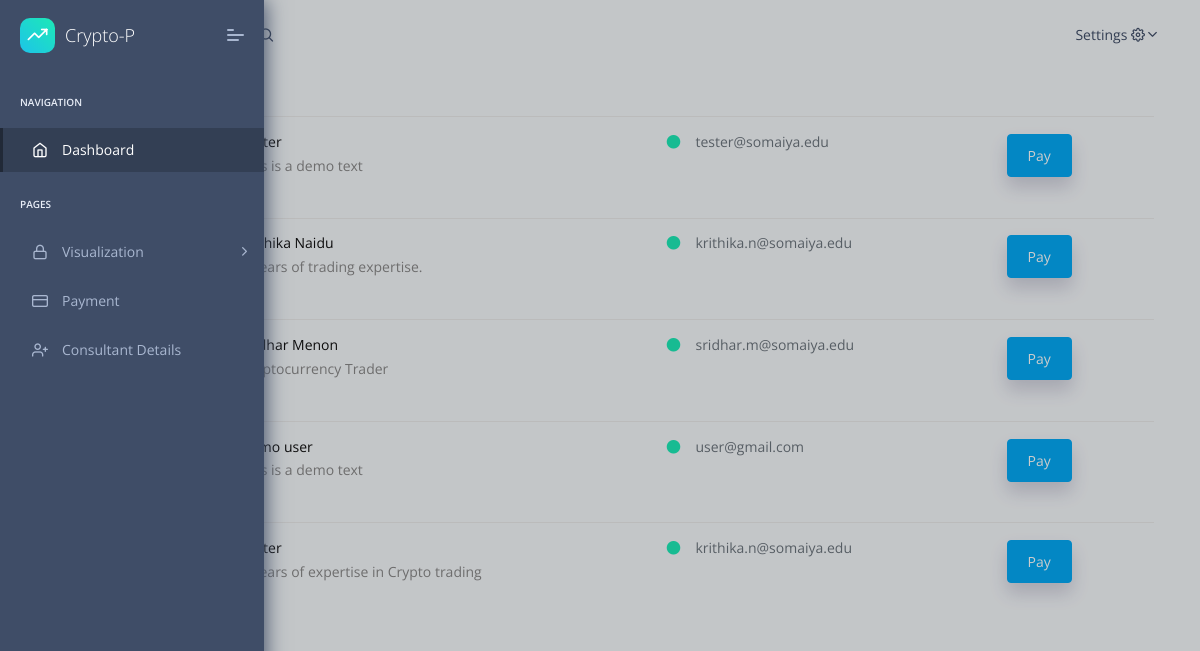
/payment, run on the app's committed database.
### apps/models.py (models this page shows, shortened)
class ConsultantForm(models.Model):
    name = models.CharField( max_length=30)  # Field name made lowercase.m
    email = models.EmailField(max_length=254) # field name for email in lowercase
    phone_no =  models.IntegerField()  # Field name made lowercase.m
    bank_ifsc = models.CharField(max_length=20)# field name for email in lowercase
    bank_acc_no = models.IntegerField() # Field name made lowercase.models
    exp = models.CharField( max_length=400,default='')

### apps/views.py (the view)
# urls.py: path('payment',views.payment, name="payment"),
def payment(request):
    db_list = ConsultantForm.objects.all()
    return render(request,"payment/payment.html",{"db_list":db_list})

### templates/payment/payment.html (shortened to what this page needs)
{% extends 'index_base.html' %} {% load static %}{% block content %}
<div class="card-block px-3 py-3">
  <div class="table-responsive">
    <table class="table table-hover">
      <tbody>
        {% for i in db_list %}
        <tr class="unread">
          <td>
          </td>
          <td>
            <h6 class="mb-1">{{i.name}}</h6>
            <p class="m-0">{{i.exp}}</p>
          </td>
          <td>
            <h6 class="text-muted">
              <i class="fas fa-circle text-c-green f-15 m-r-15"></i>{{i.email}}
            </h6>
          </td>
          <td>
            <a
              href="https://rzp.io/l/kZ8EoPaG"
              class="btn btn-primary shadow-2 mb-4"
              >Pay</a
            >
          </td>
        </tr>
        {% endfor %}
      </tbody>
    </table>
  </div>
</div>
{% endblock content %}

### data on the page
ConsultantForm: exp "This is a demo text", email "tester@somaiya.edu"
ConsultantForm: name "Krithika Naidu", exp "4 years of trading expertise.", email "krithika.n@somaiya.edu"
ConsultantForm: name "Sridhar Menon", exp "Cryptocurrency Trader", email "sridhar.m@somaiya.edu"
ConsultantForm: name "Demo user", exp "This is a demo text", email "user@gmail.com"
ConsultantForm: exp "2 years of expertise in Crypto trading", email "krithika.n@somaiya.edu"
